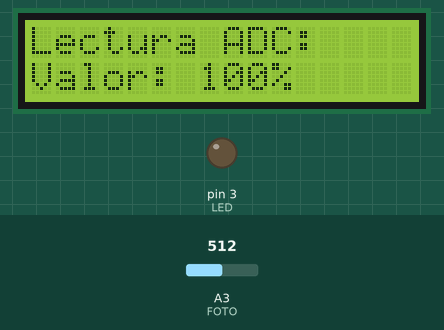
Recording of a sketch running on a simulated Arduino Uno, built with avr-gcc and run on an emulated ATmega328P. Parts: 16×2 character LCD, output pins drawn as LEDs (lit = HIGH). The test bench sets the inputs (shaded band); at power-on: A3 (FOTO) = 512. What the sketch prints to the serial monitor is not drawn.

Above: at 1.2 s.
1.3 s: A3 (FOTO) set to 306
At 2.9 s:
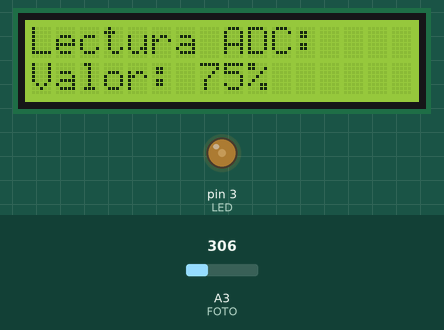
3.9 s: A3 (FOTO) set to 122
At 5.9 s:
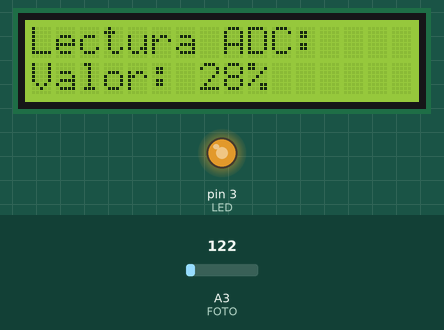
6.2 s: A3 (FOTO) set to 80
At 8.0 s:
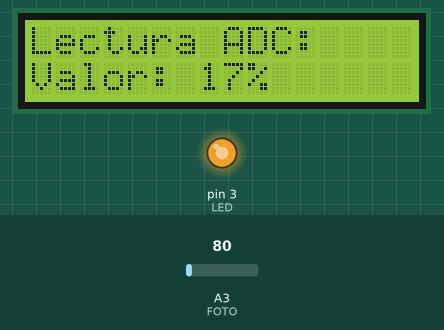
Timing chart, 0 to 9.5 s (numbered marks = the images above; inputs shaded):
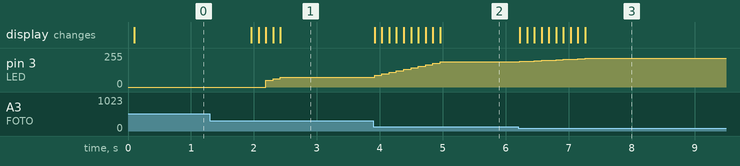

Measured:
- after the input at 1.3 s, pin 3 (LED): 0/255 → 49/255 after 0.89 s, → 62/255 0.12 s later, → 75/255 0.12 s later; the display: first changes after 0.66 s (image 1 shows a later state)
- after the input at 3.9 s, pin 3 (LED): moves from 75/255 to 189/255 over 1.0 s, starting at once; the display: first changes at once (image 2 shows a later state)
- after the input at 6.2 s, pin 3 (LED): moves from 189/255 to 215/255 over 1.0 s, starting at once; the display: first changes at once (image 3 shows a later state)

The sketch:

Practica_1_LABSISC.ino
```cpp
#include <Wire.h>
#include <LiquidCrystal_I2C.h>

// Configurar la dirección del LCD (prueba con 0x27 o 0x3F si no funciona)
LiquidCrystal_I2C lcd(0x27, 16, 2);

const int FOTO = A3;
const int numMuestras = 10;  // Número de muestras para el promedio
int valoresADC[numMuestras]; // Array para almacenar las lecturas
int indice = 0;              // Índice para recorrer el array
long suma = 0;               // Variable para la suma de muestras
int promedioADC = 0;         // Valor promedio del ADC
int porcentual = 0;
int valoresLed = 0;
const int LED = 3;

void setup() {
    lcd.init();  // Inicializar LCD
    Serial.begin(9600);
    analogReference(EXTERNAL);
    lcd.backlight();  // Encender la retroiluminación
    pinMode(FOTO, INPUT);
    pinMode(LED, OUTPUT);
    lcd.setCursor(0, 0);
    lcd.print("Lectura ADC:");
    delay(10);

    // Inicializar array de muestras con valores iniciales
    for (int i = 0; i < numMuestras; i++) {
        valoresADC[i] = analogRead(FOTO);
        suma += valoresADC[i];
    }
}

void loop() {
    // Restar el valor más antiguo de la suma
    suma -= valoresADC[indice];

    // Leer un nuevo valor del ADC
    valoresADC[indice] = analogRead(FOTO);

    // Sumar el nuevo valor a la suma
    suma += valoresADC[indice];

    // Calcular el promedio
    promedioADC = suma / numMuestras;

    // Convertir el promedio a porcentaje y asegurar que no supere 100
    porcentual = constrain(map(promedioADC, 10, 400, 0, 100), 0, 100);

    // Invertir la relación de brillo del LED (Menos luz = Más brillo)
    valoresLed = map(promedioADC, 14, 426, 255, 0);

    // Si el porcentaje es mayor a 90, reducir brillo en lugar de apagar abruptamente
    if (porcentual > 90) {
        valoresLed = 0;  // Brillo muy bajo pero visible
    }

    // Mostrar datos en el LCD
    lcd.setCursor(0, 1);
    lcd.print("Valor: ");
    lcd.print("    "); // Borra valores anteriores
    lcd.setCursor(7, 1);
    lcd.print(porcentual);
    lcd.print("%");

    // Aplicar el brillo al LED
    analogWrite(LED, valoresLed);
    Serial.println(promedioADC);

    // Mover índice circularmente
    indice = (indice + 1) % numMuestras;

    delay(100); // Retardo para hacer más legible la actualización
}
```
